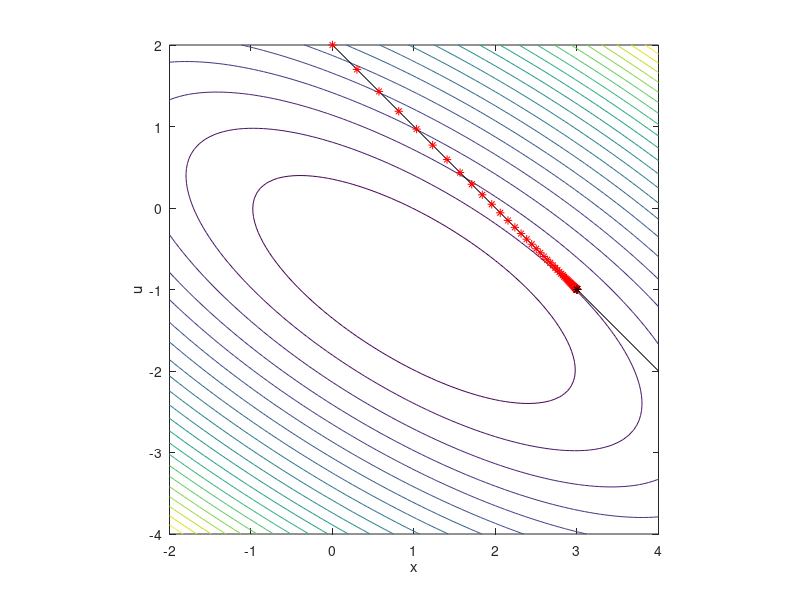

This figure's MATLAB source:
clear all;
close all;

x=linspace(-2,4,100);
u=linspace(-4,2,100);
for i=1:100
    for j=1:100
        J(i,j)=1/2*x(i)^2+x(i)*u(j)+u(j)^2+u(j);
    end
end

contour(x,u,J',22);hold on
plot([-2,4],[4 -2],'k')
xlabel('x');
ylabel('u');
axis equal

u=2;
eps=1e-6;
Hu=1;
k=0.1;
while norm(Hu)> eps
   x=2-u;
   plot(x,u, 'r*')
   Jx = x+u;
   fx=1;
   lam= -Jx*inv(fx);
   Ju = x+2*u+1;
   fu = 1;
   Hu = Ju+lam*fu;
   u=u-k*Hu;
   
   drawnow
end

plot(x,u, 'k*')